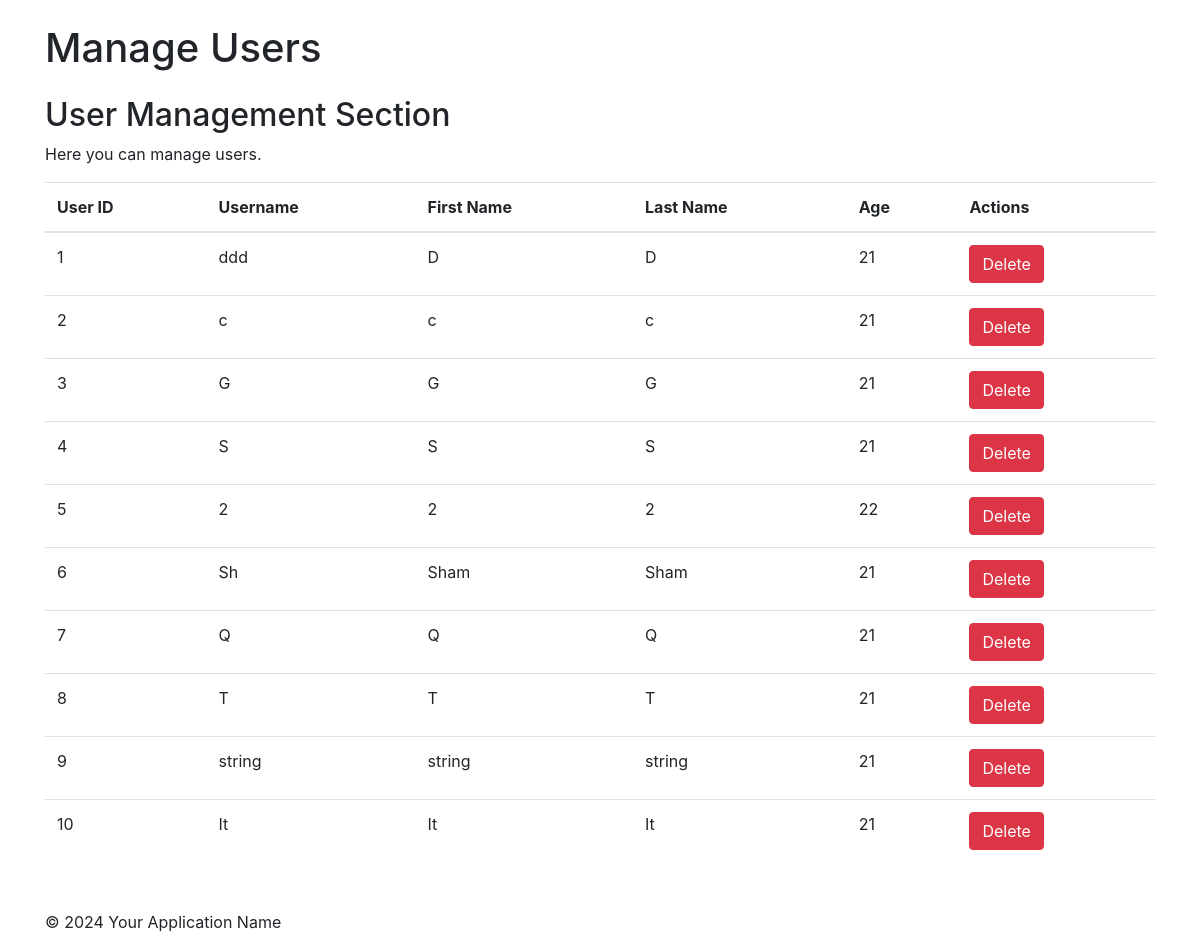
/user, run on the app's committed database.
### tables this page shows
CREATE TABLE tbl_users (
	user_id INTEGER NOT NULL, 
	username VARCHAR, 
	hashed_password VARCHAR, 
	firstname VARCHAR, 
	lastname VARCHAR, 
	age INTEGER, 
	PRIMARY KEY (user_id)
);

### admin.py (the view)
@app.route('/user')
def manage_user():
    with get_db_connection() as conn:
        users = conn.execute('SELECT * FROM tbl_users').fetchall()
    return render_template('user.html', users=users)

### admin.py (called while the page is built)
def get_db_connection():
    conn = sqlite3.connect('nutri.db', timeout=10)  # Connect to your nutri.db with a timeout
    conn.row_factory = sqlite3.Row  # This allows us to access columns by name
    return conn

### templates/user.html (shortened to what this page needs)
<!DOCTYPE html>
<html lang="en">
<head>
    <link rel="stylesheet" href="https://stackpath.bootstrapcdn.com/bootstrap/4.5.2/css/bootstrap.min.css">
</head>
<body>
    <div class="container">
        <header class="my-4">
            <h1>Manage Users</h1>
        </header>
        <main>
            <h2>User Management Section</h2>
            <p>Here you can manage users.</p>
            <table class="table">
                <thead>
                    <tr>
                        <th>User ID</th>
                        <th>Username</th>
                        <th>First Name</th>
                        <th>Last Name</th>
                        <th>Age</th>
                        <th>Actions</th>
                    </tr>
                </thead>
                <tbody>
                    {% for user in users %}
                    <tr>
                        <td>{{ user.user_id }}</td>
                        <td>{{ user.username }}</td>
                        <td>{{ user.firstname }}</td>
                        <td>{{ user.lastname }}</td>
                        <td>{{ user.age }}</td>
                        <td>
                            <form action="{{ url_for('delete_user', user_id=user.user_id) }}" method="POST" style="display:inline;">
                                <button type="submit" class="btn btn-danger">Delete</button>
                            </form>
                        </td>
                    </tr>
                    {% endfor %}
                </tbody>
            </table>
        </main>
        <footer class="mt-5">
            <p>&copy; 2024 Your Application Name</p>
        </footer>
    </div>
</body>
</html>

### data on the page
tbl_users: user_id "1", username "ddd", firstname "D", lastname "D", age "21"
tbl_users: user_id "2", username "c", firstname "c", lastname "c", age "21"
tbl_users: user_id "3", username "G", firstname "G", lastname "G", age "21"
tbl_users: user_id "4", username "S", firstname "S", lastname "S", age "21"
tbl_users: user_id "5", username "2", firstname "2", lastname "2", age "22"
tbl_users: user_id "6", username "Sh", firstname "Sham", lastname "Sham", age "21"
tbl_users: user_id "7", username "Q", firstname "Q", lastname "Q", age "21"
tbl_users: user_id "8", username "T", firstname "T", lastname "T", age "21"
tbl_users: user_id "9", username "string", firstname "string", lastname "string", age "21"
tbl_users: user_id "10", username "It", firstname "It", lastname "It", age "21"
